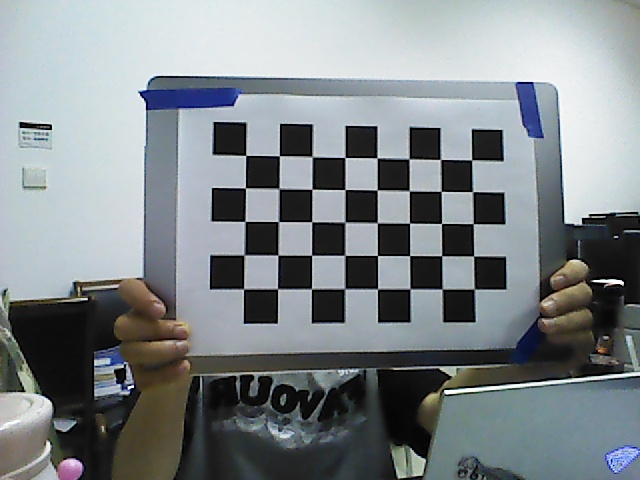
#> input picture RGBD/data/color_00000001.jpg, 640 x 480 px; its folder holds 5 pictures in this run
$ python RGBD_calibra.py
#> lines starting #> are read from the running program, lines starting #| are printed output that depends on the picture; after the words box and inside, x2 and y2 are one past the last pixel; in counts of white or black regions, pixels touching at a corner belong together
import cv2
import numpy as np
import glob


def output_camera_param(camera_matrix, dist_coeffs):
    """保存相机参数"""
    fs = cv2.FileStorage("mydepth_2.yaml", cv2.FILE_STORAGE_WRITE)
    if fs.isOpened():
        # 公共参数
        fx = camera_matrix[0, 0]
        fy = camera_matrix[1, 1]
        cx = camera_matrix[0, 2]
        cy = camera_matrix[1, 2]
        fs.write("CameraType", "PinHole")
        fs.write("fx", fx)
        fs.write("fy", fy)
        fs.write("cx", cx)
        fs.write("cy", cy)
        fs.write("K", camera_matrix)
        fs.write("D", dist_coeffs)
        fs.release()
        print("参数已经写入至：mydepth.yaml！")
    else:
        print("Error: 无法保存！")


def main():
    # 标定图像目录
    images = glob.glob("./data/color_*.jpg")

    # 棋盘格模板规格 ：8 一行黑白块数量-1 ；5 一列黑白块数量-1
    w = 8
    h = 5

    # 找棋盘格角点 迭代次数+阈值
    criteria = (cv2.TERM_CRITERIA_EPS + cv2.TERM_CRITERIA_MAX_ITER, 30, 0.001)
    # 世界坐标系中的棋盘格点,例如(0,0,0), (1,0,0), (2,0,0) ....,(8,5,0)，去掉Z坐标，记为二维矩阵
    objp = np.zeros((w * h, 3), np.float32)
    objp[:, :2] = np.mgrid[0:w, 0:h].T.reshape(-1, 2)

    # 储存棋盘格角点的世界坐标和图像坐标对
    objpoints = []  # 在世界坐标系中的三维点
    imgpoints = []  # 在图像平面的二维点

    for fname in images:
        img = cv2.imread(fname)
#> img is the input picture: shape (480, 640, 3); mean B, G, R 137.9, 134.8, 128.3
        gray = cv2.cvtColor(img, cv2.COLOR_BGR2GRAY)
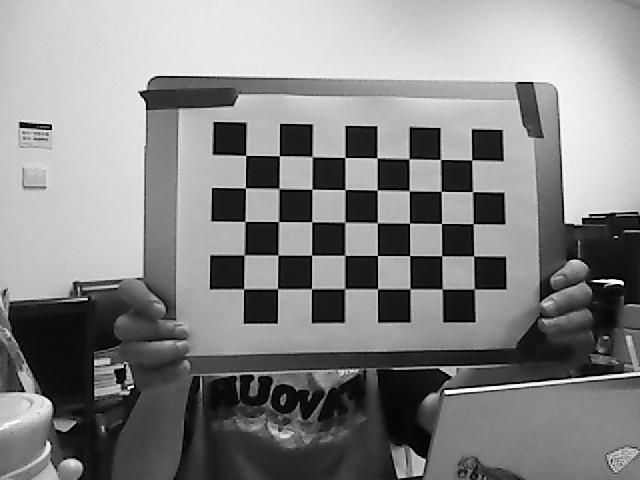
#> gray: shape (480, 640); min 0, max 255, mean 133.2
        # 找到棋盘格角点
        ret, corners = cv2.findChessboardCorners(gray, (w, h), None)
#> ret = True; corners = 40 rows, first 8: [245.7, 155.3], [279.3, 155.8], [312.3, 156.8], [345, 157.5], [377.1, 157.8], [409, 158.9], [440.5, 159.4], [471.7, 159.9]
        # 如果找到足够点对，将其存储起来
        if ret == True:
            cv2.cornerSubPix(gray, corners, (11, 11), (-1, -1), criteria)
            objpoints.append(objp)
            imgpoints.append(corners)
            # 将角点在图像上显示
            cv2.drawChessboardCorners(img, (w, h), corners, ret)
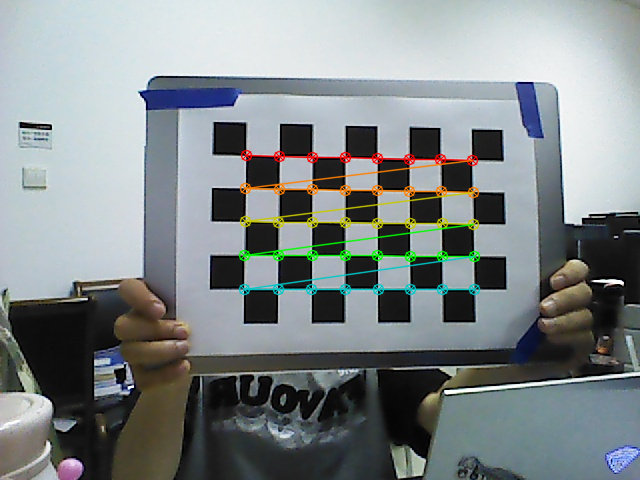
#> img: shape (480, 640, 3); 3% of pixels changed, all inside (x1, y1, x2, y2) = (238, 149, 481, 296)
            cv2.imshow("findCorners", img)
            cv2.waitKey(300)
#> pass 2 of the loop in main, `for fname in images:`:
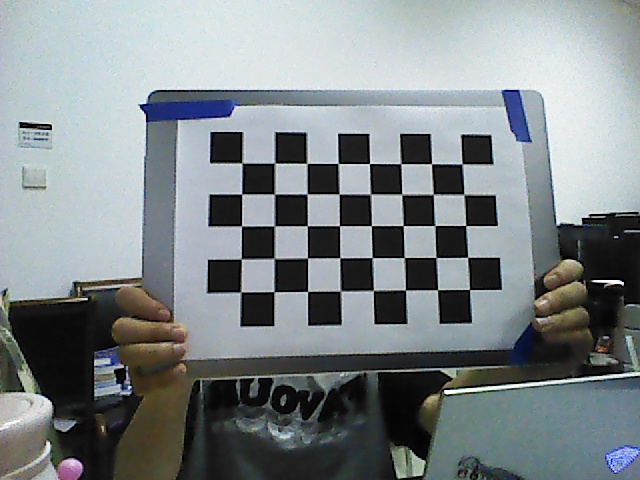
#> input picture RGBD/data/color_00000002.jpg, 640 x 480 px
#> in main, img is the input picture: shape (480, 640, 3); mean B, G, R 137.2, 134.7, 127.5
#> in main, `gray = cv2.cvtColor(img, cv2.COLOR_BGR2GRAY)`:
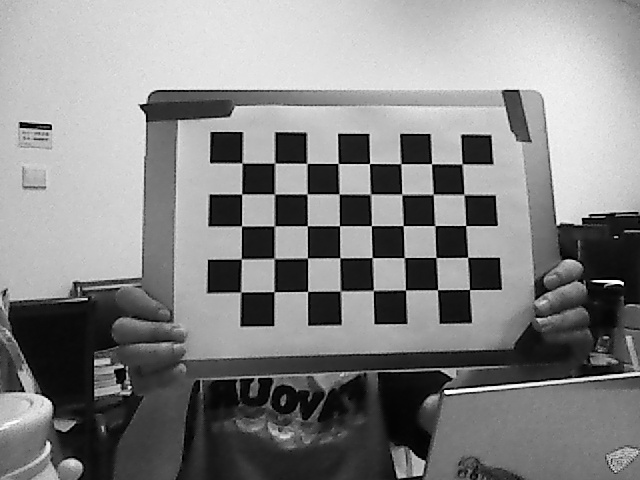
#> gray: shape (480, 640); min 0, max 255, mean 132.8
#> corners = 40 rows, first 8: [241.9, 162.9], [274.8, 163], [307.1, 163.6], [338.2, 163.4], [369.4, 163.5], [400.8, 163.5], [431.4, 163.7], [462.2, 163.8]
#> in main, `cv2.drawChessboardCorners(img, (w, h), corners, ret)`:
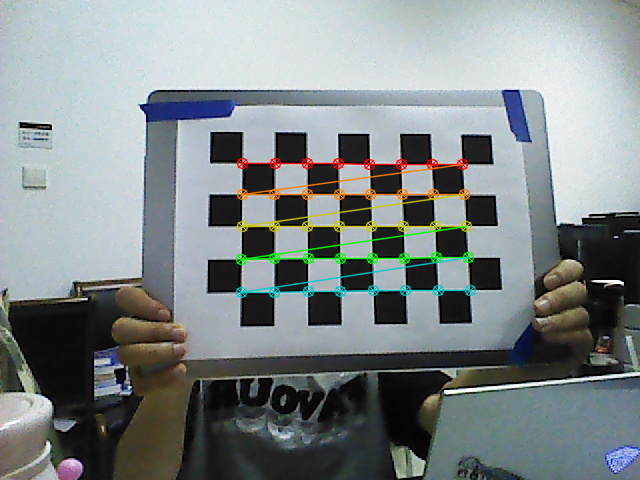
#> img: shape (480, 640, 3); 2.96% of pixels changed, all inside (x1, y1, x2, y2) = (235, 157, 477, 299)
#> pass 3 of the loop in main, `for fname in images:`:
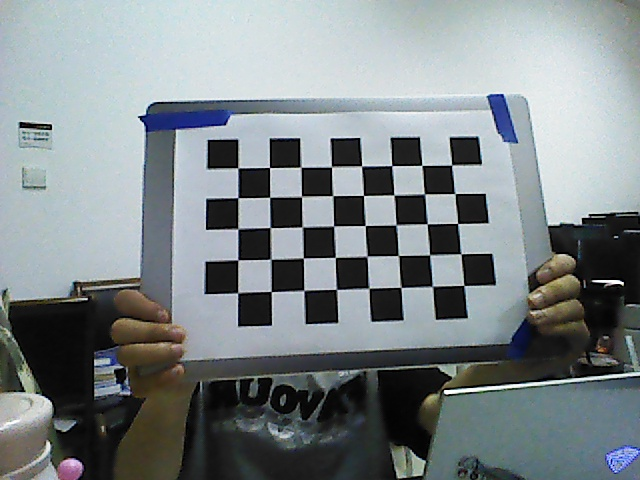
#> input picture RGBD/data/color_00000003.jpg, 640 x 480 px
#> in main, img is the input picture: shape (480, 640, 3); mean B, G, R 136.6, 134.1, 126.4
#> in main, `gray = cv2.cvtColor(img, cv2.COLOR_BGR2GRAY)`:
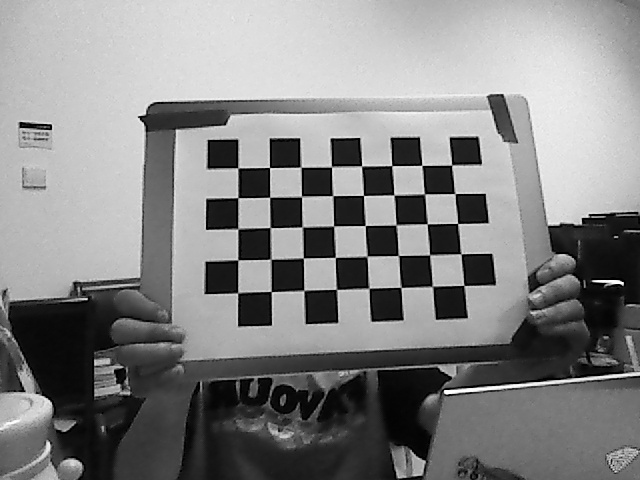
#> gray: shape (480, 640); min 0, max 255, mean 132
#> corners = 40 rows, first 8: [237.9, 168], [269.6, 167.5], [301, 166.9], [331.5, 167], [361.5, 166], [391.9, 165.7], [421.9, 165.3], [451.8, 165]
#> in main, `cv2.drawChessboardCorners(img, (w, h), corners, ret)`:
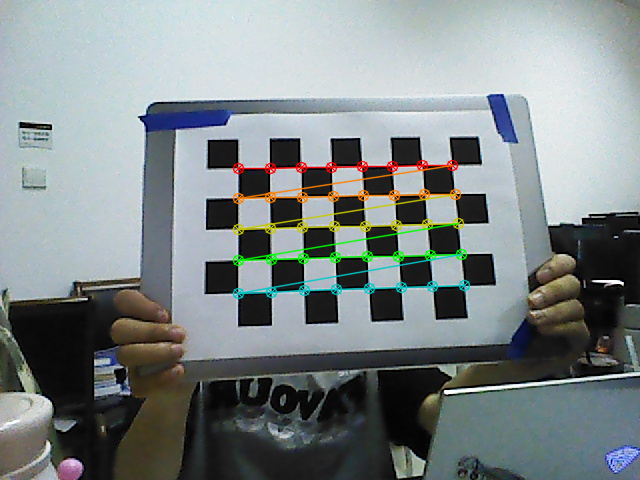
#> img: shape (480, 640, 3); 2.92% of pixels changed, all inside (x1, y1, x2, y2) = (232, 159, 471, 300)
#> the loop made 5 passes; the first 3 are shown
    cv2.destroyAllWindows()

    # 标定：计算相机内外参数
    ret, mtx, dist, rvecs, tvecs = cv2.calibrateCamera(
        objpoints, imgpoints, gray.shape[::-1], None, None
    )

    # 保存相机参数
    output_camera_param(mtx, dist)

    # 去畸变
    img2 = cv2.imread("./data/color_00000009.jpg")
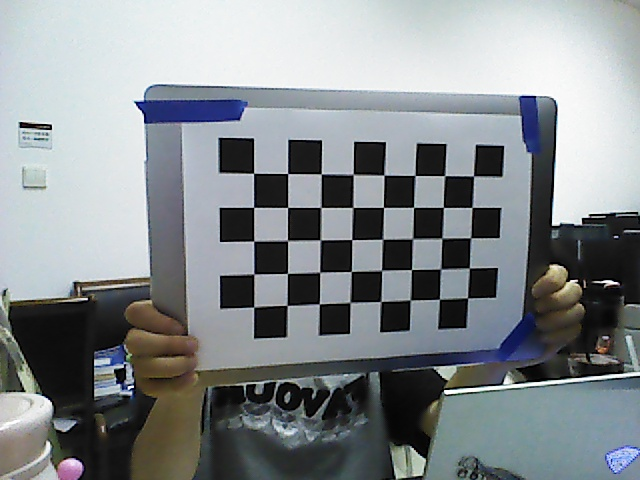
#> input picture RGBD/data/color_00000009.jpg, 640 x 480 px
#> img2 is the input picture: shape (480, 640, 3); mean B, G, R 141.9, 139, 133.7
    h, w = img2.shape[:2]
#> h = 480; w = 640
    newcameramtx, roi = cv2.getOptimalNewCameraMatrix(
        mtx, dist, (w, h), 0, (w, h)
    )  # 自由比例参数
    dst = cv2.undistort(img2, mtx, dist, None, newcameramtx)
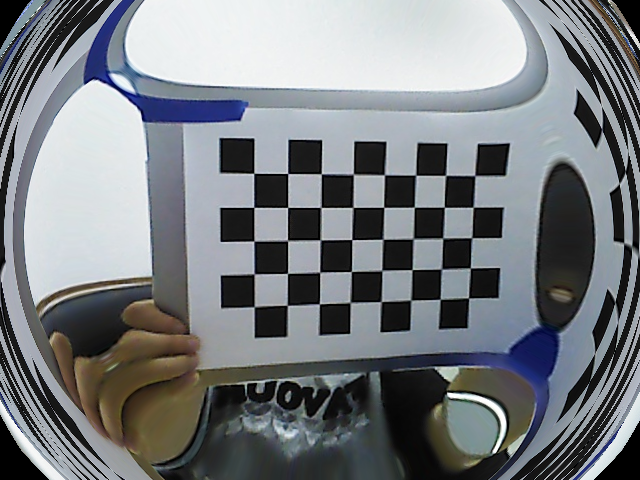
#> dst: shape (480, 640, 3); mean B, G, R 129.3, 125.4, 121.4
    # 根据前面ROI区域裁剪图片
    # x, y, w, h = roi
    # dst = dst[y : y + h, x : x + w]
    cv2.imwrite("calibresult.png", dst)

    # 反投影误差
    total_error = 0
    for i in range(len(objpoints)):
        imgpoints2, _ = cv2.projectPoints(objpoints[i], rvecs[i], tvecs[i], mtx, dist)
        error = cv2.norm(imgpoints[i], imgpoints2, cv2.NORM_L2) / len(imgpoints2)
        total_error += error
    print("total error: ", total_error / len(objpoints))


if __name__ == "__main__":
    main()
